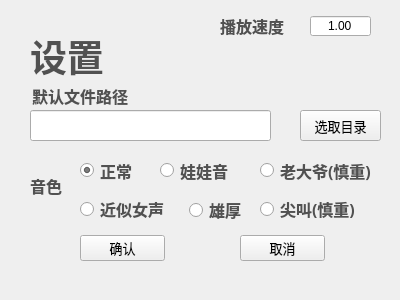
  <widget class="QWidget" name="widget_SET" native="true">
   <property name="geometry">
    <rect>
     <x>200</x>
     <y>130</y>
     <width>400</width>
     <height>300</height>
    </rect>
   </property>
   <property name="styleSheet">
    <string notr="true">QWidget#widget_SET{
border-image: url(:/image/ST_COVERBASE.png);
}</string>
   </property>
   <widget class="QPushButton" name="pushButton_YES">
    <property name="geometry">
     <rect>
      <x>80</x>
      <y>235</y>
      <width>85</width>
      <height>26</height>
     </rect>
    </property>
    <property name="font">
     <font>
      <family>PingFang SC</family>
      <pointsize>10</pointsize>
     </font>
    </property>
    <property name="styleSheet">
     <string notr="true"/>
    </property>
    <property name="text">
     <string>确认</string>
    </property>
   </widget>
   <widget class="QPushButton" name="pushButton_cancle">
    <property name="geometry">
     <rect>
      <x>240</x>
      <y>235</y>
      <width>85</width>
      <height>26</height>
     </rect>
    </property>
    <property name="font">
     <font>
      <family>PingFang SC</family>
      <pointsize>10</pointsize>
     </font>
    </property>
    <property name="text">
     <string>取消</string>
    </property>
   </widget>
   <widget class="QLabel" name="label">
    <property name="geometry">
     <rect>
      <x>32</x>
      <y>80</y>
      <width>121</width>
      <height>31</height>
     </rect>
    </property>
    <property name="font">
     <font>
      <family>PingFang SC</family>
      <pointsize>12</pointsize>
      <weight>75</weight>
      <bold>true</bold>
     </font>
    </property>
    <property name="styleSheet">
     <string notr="true">color: rgb(81, 81, 81);</string>
    </property>
    <property name="text">
     <string>默认文件路径</string>
    </property>
   </widget>
   <widget class="QPushButton" name="pushButton_getPath">
    <property name="geometry">
     <rect>
      <x>300</x>
      <y>110</y>
      <width>81</width>
      <height>31</height>
     </rect>
    </property>
    <property name="font">
     <font>
      <family>PingFang SC</family>
      <pointsize>10</pointsize>
     </font>
    </property>
    <property name="text">
     <string>选取目录</string>
    </property>
   </widget>
   <widget class="QLabel" name="label_3">
    <property name="geometry">
     <rect>
      <x>30</x>
      <y>30</y>
      <width>171</width>
      <height>51</height>
     </rect>
    </property>
    <property name="font">
     <font>
      <family>PingFang SC</family>
      <pointsize>28</pointsize>
      <weight>75</weight>
      <bold>true</bold>
     </font>
    </property>
    <property name="styleSheet">
     <string notr="true">color: rgb(81, 81, 81);</string>
    </property>
    <property name="text">
     <string>设置</string>
    </property>
   </widget>
   <widget class="QLineEdit" name="lineEdit">
    <property name="geometry">
     <rect>
      <x>30</x>
      <y>110</y>
      <width>241</width>
      <height>31</height>
     </rect>
    </property>
   </widget>
   <widget class="QLabel" name="label_playbackrate">
    <property name="geometry">
     <rect>
      <x>220</x>
      <y>10</y>
      <width>81</width>
      <height>31</height>
     </rect>
    </property>
    <property name="font">
     <font>
      <family>PingFang SC</family>
      <pointsize>12</pointsize>
      <weight>75</weight>
      <bold>true</bold>
     </font>
    </property>
    <property name="styleSheet">
     <string notr="true">color: rgb(81, 81, 81);</string>
    </property>
    <property name="text">
     <string>播放速度</string>
    </property>
   </widget>
   <widget class="QDoubleSpinBox" name="doubleSpinBox">
    <property name="geometry">
     <rect>
      <x>310</x>
      <y>15</y>
      <width>61</width>
      <height>22</height>
     </rect>
    </property>
    <property name="styleSheet">
     <string notr="true">font: 10pt &quot;Lucida Console&quot;;</string>
    </property>
    <property name="alignment">
     <set>Qt::AlignCenter</set>
    </property>
    <property name="readOnly">
     <bool>false</bool>
    </property>
    <property name="buttonSymbols">
     <enum>QAbstractSpinBox::NoButtons</enum>
    </property>
    <property name="minimum">
     <double>0.500000000000000</double>
    </property>
    <property name="maximum">
     <double>2.000000000000000</double>
    </property>
    <property name="singleStep">
     <double>0.050000000000000</double>
    </property>
    <property name="value">
     <double>1.000000000000000</double>
    </property>
   </widget>
   <widget class="QLabel" name="label_4">
    <property name="geometry">
     <rect>
      <x>30</x>
      <y>170</y>
      <width>41</width>
      <height>31</height>
     </rect>
    </property>
    <property name="font">
     <font>
      <family>PingFang SC</family>
      <pointsize>12</pointsize>
      <weight>75</weight>
      <bold>true</bold>
     </font>
    </property>
    <property name="styleSheet">
     <string notr="true">color: rgb(81, 81, 81);</string>
    </property>
    <property name="text">
     <string>音色</string>
    </property>
   </widget>
   <widget class="QRadioButton" name="radioButton_normal">
    <property name="geometry">
     <rect>
      <x>80</x>
      <y>160</y>
      <width>61</width>
      <height>21</height>
     </rect>
    </property>
    <property name="font">
     <font>
      <family>PingFang SC</family>
      <pointsize>12</pointsize>
      <weight>75</weight>
      <bold>true</bold>
     </font>
    </property>
    <property name="styleSheet">
     <string notr="true">color: rgb(81, 81, 81);</string>
    </property>
    <property name="text">
     <string>正常</string>
    </property>
    <property name="checked">
     <bool>true</bool>
    </property>
   </widget>
   <widget class="QRadioButton" name="radioButton_baby">
    <property name="geometry">
     <rect>
      <x>160</x>
      <y>160</y>
      <width>81</width>
      <height>21</height>
     </rect>
    </property>
    <property name="font">
     <font>
      <family>PingFang SC</family>
      <pointsize>12</pointsize>
      <weight>75</weight>
      <bold>true</bold>
     </font>
    </property>
    <property name="styleSheet">
     <string notr="true">color: rgb(81, 81, 81);</string>
    </property>
    <property name="text">
     <string>娃娃音</string>
    </property>
    <property name="checked">
     <bool>false</bool>
    </property>
   </widget>
   <widget class="QRadioButton" name="radioButton_oldGEGE">
    <property name="geometry">
     <rect>
      <x>260</x>
      <y>160</y>
      <width>131</width>
      <height>21</height>
     </rect>
    </property>
    <property name="font">
     <font>
      <family>PingFang SC</family>
      <pointsize>12</pointsize>
      <weight>75</weight>
      <bold>true</bold>
     </font>
    </property>
    <property name="styleSheet">
     <string notr="true">color: rgb(81, 81, 81);</string>
    </property>
    <property name="text">
     <string>老大爷(慎重)</string>
    </property>
    <property name="checked">
     <bool>false</bool>
    </property>
   </widget>
   <widget class="QRadioButton" name="radioButton_girl">
    <property name="geometry">
     <rect>
      <x>80</x>
      <y>200</y>
      <width>100</width>
      <height>18</height>
     </rect>
    </property>
    <property name="font">
     <font>
      <family>PingFang SC</family>
      <pointsize>12</pointsize>
      <weight>75</weight>
      <bold>true</bold>
     </font>
    </property>
    <property name="styleSheet">
     <string notr="true">color: rgb(81, 81, 81);</string>
    </property>
    <property name="text">
     <string>近似女声</string>
    </property>
   </widget>
   <widget class="QRadioButton" name="radioButton_rich">
    <property name="geometry">
     <rect>
      <x>189</x>
      <y>200</y>
      <width>71</width>
      <height>20</height>
     </rect>
    </property>
    <property name="font">
     <font>
      <family>PingFang SC</family>
      <pointsize>12</pointsize>
      <weight>75</weight>
      <bold>true</bold>
     </font>
    </property>
    <property name="styleSheet">
     <string notr="true">color: rgb(81, 81, 81);</string>
    </property>
    <property name="text">
     <string>雄厚</string>
    </property>
   </widget>
   <widget class="QRadioButton" name="radioButton_scream">
    <property name="geometry">
     <rect>
      <x>260</x>
      <y>200</y>
      <width>121</width>
      <height>18</height>
     </rect>
    </property>
    <property name="font">
     <font>
      <family>PingFang SC</family>
      <pointsize>12</pointsize>
      <weight>75</weight>
      <bold>true</bold>
     </font>
    </property>
    <property name="styleSheet">
     <string notr="true">color: rgb(81, 81, 81);</string>
    </property>
    <property name="text">
     <string>尖叫(慎重)</string>
    </property>
   </widget>
  </widget>
